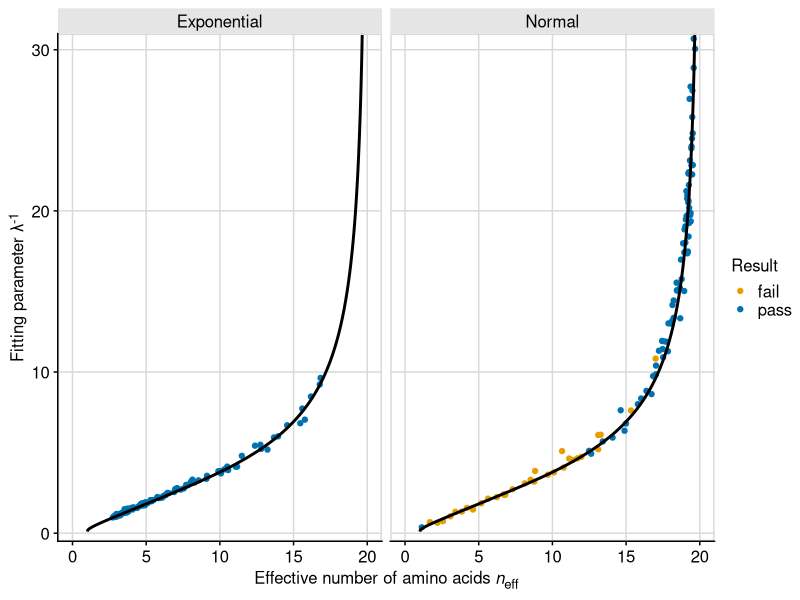

Generate this figure with R:
## ---- chunk 1
knitr::opts_chunk$set(echo = TRUE)
## ---- chunk 2
library(tidyverse)
library(stringr)
library(cowplot)
library(broom)
library(ggtext)
theme_set(theme_cowplot())

## ---- chunk 3
###### exponential ######
# generate data into tidy_align df
# correct method: multinomial with expo prob function
# p(k)=ce^(-lambda*k)
# rmultinom(1, 500, exp(-1*(0:19)))
# 1 site with 500 aa counts
# range of lambda to get range of eff n

# generate 110 values of lambda evenly spaced between 0.15 and 1
lambda_exp <- seq(0.10, 1, length.out = 110)

# function for multinomial sampling with exponential probability function
sample_null_exp <- function(lambda){
  
  # 1 site with 500 sequences
  null_site_exp <- t(rmultinom(1, 500, exp(-lambda*(0:19))))
  
}

# get count data for each lambda value
null_exp <- lapply(lambda_exp, sample_null_exp)

# convert list to dataframe
null_exp <- data.frame(matrix(unlist(null_exp), nrow=length(null_exp), byrow=T))

# recreate all_count df (site, aa, count)
null_exp %>% 
  mutate(site = seq(1:nrow(null_exp))) %>% 
  pivot_longer(-site, names_to = "aa", values_to = "count") -> all_count_exp

###### normal dist ######
# correct method: multinomial with normal prob function
# p(k)=ce^(-(k-10)^2/(sigma^2))
# range of sigman, range of neff
# 1 site with 500 aa counts

# generate 110 values of sigma evenly spaced between 0.5 and 15
sigma_nrm <- seq(0.5, 15, length.out = 110)

# function for multinomial sampling with normal probability function
sample_null_nrm <- function(sigma){
  
  # 1 site with 500 sequences
  null_site_nrm <- t(rmultinom(1, 500, exp(-1*((0:19)-10)^2/(sigma^2))))
  
}

# get count data for each sigma value
null_nrm <- lapply(sigma_nrm, sample_null_nrm)

# convert list to dataframe
null_nrm <- data.frame(matrix(unlist(null_nrm), nrow=length(null_nrm), byrow=T))

# recreate all_count df (site, aa, count)
null_nrm %>% 
  mutate(site = seq(1:nrow(null_nrm))) %>% 
  pivot_longer(-site, names_to = "aa", values_to = "count") -> all_count_nrm


## ---- chunk 4
# USING ONLY OBSERVED AA
# order aa by relative frequency
all_count_exp %>%
  arrange(all_count_exp$site, desc(count)) -> ordered_count_exp
all_count_nrm %>%
  arrange(all_count_nrm$site, desc(count)) -> ordered_count_nrm

# make the categorical variable (aa) numerical (k) by numbering aa's 1-20 in order of freq
ordered_count_exp %>%
  group_by(site) %>%
  mutate(k = as.numeric(0:19)) -> ordered_count_exp
ordered_count_nrm %>%
  group_by(site) %>%
  mutate(k = as.numeric(0:19)) -> ordered_count_nrm

# remove aa with zero values
ordered_count_exp %>%
  filter(count > 0) -> observed_aa_exp
ordered_count_nrm %>%
  filter(count > 0) -> observed_aa_nrm

# count relative to most frequent - rescale to 1 for highly conserved sites
observed_aa_exp %>%
  group_by(site) %>%
  mutate(rel_count = count/max(count)) -> observed_aa_exp
observed_aa_nrm %>%
  group_by(site) %>%
  mutate(rel_count = count/max(count)) -> observed_aa_nrm

# log-transformed data
observed_aa_exp %>%
  mutate(ln_count = log(rel_count)) -> observed_aa_exp 
observed_aa_nrm %>%
  mutate(ln_count = log(rel_count)) -> observed_aa_nrm 

# fit to a linear function, using map and BROOM 
# SET INTERCEPT TO 0
observed_aa_exp %>% 
  nest(data = c(aa, count, k, rel_count, ln_count)) %>%
  mutate(fit = map(data, ~ lm(ln_count ~ 0 + k, data = .)),
         #intercept = map_dbl(fit, ~ (.)$coefficients[1]),
         slope = map_dbl(fit, ~ (.)$coefficients[1])) %>% 
  select(-data, -fit) -> observed_fits_exp
observed_aa_nrm %>% 
  nest(data = c(aa, count, k, rel_count, ln_count)) %>%
  mutate(fit = map(data, ~ lm(ln_count ~ 0 + k, data = .)),
         #intercept = map_dbl(fit, ~ (.)$coefficients[1]),
         slope = map_dbl(fit, ~ (.)$coefficients[1])) %>% 
  select(-data, -fit) -> observed_fits_nrm

ordered_count_exp %>% 
  left_join(observed_fits_exp, by = "site") %>%
  mutate(est_dist = exp(k*slope)) -> ordered_count_exp
ordered_count_nrm %>% 
  left_join(observed_fits_nrm, by = "site") %>%
  mutate(est_dist = exp(k*slope)) -> ordered_count_nrm

# rescale to compare w raw count
ordered_count_exp %>%
  group_by(site) %>%
  mutate(est_rel = est_dist/sum(est_dist)) %>%
  mutate(est_count = sum(count)*est_rel) -> ordered_count_exp
ordered_count_nrm %>%
  group_by(site) %>%
  mutate(est_rel = est_dist/sum(est_dist)) %>%
  mutate(est_count = sum(count)*est_rel) -> ordered_count_nrm


## ---- chunk 5
# exponential
ordered_count_exp %>% 
  nest(data = c(aa, count, k, slope, est_dist, est_rel, est_count)) %>%
  mutate(chisq = map(data, ~ sum(((.$count - .$est_count)^2)/.$est_count)),
         p_value = map_dbl(chisq, ~ pchisq(., 18, lower.tail=FALSE))) %>% 
  select(-data) %>%
  mutate(p.adjusted = p.adjust(p_value, method= "fdr")) -> chisq_results_exp

chisq_results_exp %>%
  mutate(result = "pass") -> chisq_results_exp

chisq_results_exp$result[chisq_results_exp$p.adjusted < 0.05] <- "fail"

chisq_results_exp %>% filter(result == "fail") %>% nrow()/nrow(chisq_results_exp)

# normal
ordered_count_nrm %>% 
  nest(data = c(aa, count, k, slope, est_dist, est_rel, est_count)) %>%
  mutate(chisq = map(data, ~ sum(((.$count - .$est_count)^2)/.$est_count)),
         p_value = map_dbl(chisq, ~ pchisq(., 18, lower.tail=FALSE))) %>% 
  select(-data) %>%
  mutate(p.adjusted = p.adjust(p_value, method= "fdr")) -> chisq_results_nrm

chisq_results_nrm %>%
  mutate(result = "pass") -> chisq_results_nrm

chisq_results_nrm$result[chisq_results_nrm$p.adjusted < 0.05] <- "fail"

chisq_results_nrm %>% filter(result == "fail") %>% nrow()/nrow(chisq_results_nrm)


## ---- chunk 6
# eff aa for actual distribution
observed_aa_exp %>%
  group_by(site) %>%
  mutate(frequency = (count)/sum(count)) -> site_aa_freq_exp
observed_aa_nrm %>%
  group_by(site) %>%
  mutate(frequency = (count)/sum(count)) -> site_aa_freq_nrm

site_aa_freq_exp %>% 
  mutate(flnf = frequency*log(frequency)) %>%
  group_by(site) %>% 
  summarize(entropy = -sum(flnf),
            eff_aa = exp(entropy),
            n = length(unique(aa))) -> eff_aa_all_exp
site_aa_freq_nrm %>% 
  mutate(flnf = frequency*log(frequency)) %>%
  group_by(site) %>% 
  summarize(entropy = -sum(flnf),
            eff_aa = exp(entropy),
            n = length(unique(aa))) -> eff_aa_all_nrm

# eff aa for estimated distribution
ordered_count_exp %>% 
  group_by(site) %>%
  mutate(freq = (est_count)/sum(est_count)) -> site_aa_freq_2_exp
site_aa_freq_2_exp %>% 
  mutate(flnf = freq*log(freq)) %>%
  group_by(site) %>%
  summarize(entr = -sum(flnf),
            eff_aa_est = exp(entr)) -> eff_aa_all_est_exp
ordered_count_nrm %>% 
  group_by(site) %>%
  mutate(freq = (est_count)/sum(est_count)) -> site_aa_freq_2_nrm
site_aa_freq_2_nrm %>% 
  mutate(flnf = freq*log(freq)) %>%
  group_by(site) %>%
  summarize(entr = -sum(flnf),
            eff_aa_est = exp(entr)) -> eff_aa_all_est_nrm

left_join(eff_aa_all_exp, eff_aa_all_est_exp) -> compare_eff_aa_exp
left_join(eff_aa_all_nrm, eff_aa_all_est_nrm) -> compare_eff_aa_nrm

# ggplot(compare_eff_aa_nrm, aes(x=eff_aa, y=eff_aa_est)) + 
#   geom_point() +
#   geom_abline(slope = 1, intercept = 0) + 
#   #xlim(0,16) + 
#   #ylim(0,16) + 
#   labs(title = "Null model linear fit", x = "eff_aa actual", y = "eff_aa fit")

## ---- chunk 7
observed_fits_exp %>%
  left_join(eff_aa_all_exp) %>% 
  select(site, slope, eff_aa)-> gam_v_effaa_exp
observed_fits_nrm %>%
  left_join(eff_aa_all_nrm) %>% 
  select(site, slope, eff_aa)-> gam_v_effaa_nrm

gam_v_effaa_exp %>%
  left_join(chisq_results_exp) %>% 
  select(site, slope, eff_aa, result) -> gam_v_effaa_exp
gam_v_effaa_nrm %>%
  left_join(chisq_results_nrm) %>% 
  select(site, slope, eff_aa, result) -> gam_v_effaa_nrm

# theoretical prediction
neff <- function(lambda_inv) {
  lambda <- 1/lambda_inv
  pi <- lambda*exp(-lambda*(0:19))
  C <- sum(pi)
  pi <- pi/C
  exp(-sum(pi*log(pi)))
}
#neff2(1/3)

df_theory <- data.frame(lambda_inv = (0:-100)/10, ne = vapply((0:-100)/10, 
                                                              neff, numeric(1)))
df_theory2 <- data.frame(lambda_inv = (0:-400)/10, ne = vapply((0:-400)/10, 
                                                              neff, numeric(1)))

gam_v_effaa_exp %>% 
  mutate(null = "Exponential") -> gam_v_effaa_exp
gam_v_effaa_nrm %>% 
  mutate(null = "Normal") -> gam_v_effaa_nrm

full_join(gam_v_effaa_exp, gam_v_effaa_nrm, by = c("site", "slope", "eff_aa",
                                                   "result", "null")) -> gam_v_effaa

## ---- chunk 8

ggplot(gam_v_effaa, 
       aes(x = eff_aa, 
           y = -1/slope)) + 
  geom_point(aes(color = result)) +
  geom_line(data = df_theory2, 
            aes(ne, -1*lambda_inv), 
            inherit.aes = FALSE, 
            size = 1) +
  facet_wrap(vars(null)) +
  labs(x = "Effective number of amino acids *n*<sub>eff</sub>", 
       y = "Fitting parameter &lambda;<sup>-1</sup>",
       color = "Result") +
  scale_color_manual(
    values = c("#E69F00", "#0072B2")
  ) +
  scale_y_continuous(limits = c(-0.5, 31), expand = c(0, 0)) +
  scale_x_continuous(limits = c(0, 20)) +
  theme_cowplot(12, rel_small = 1) +
  panel_border() +
  background_grid() +
  theme(legend.position = "right",
        axis.title.x = element_markdown(),
        axis.title.y = element_markdown(),
        strip.background = element_rect(fill = "gray90")) -> fig5

fig5

save_plot("figure5.png", fig5, ncol = 1, nrow = 1, base_height = 5,
          base_asp = 1.618, base_width = NULL)
